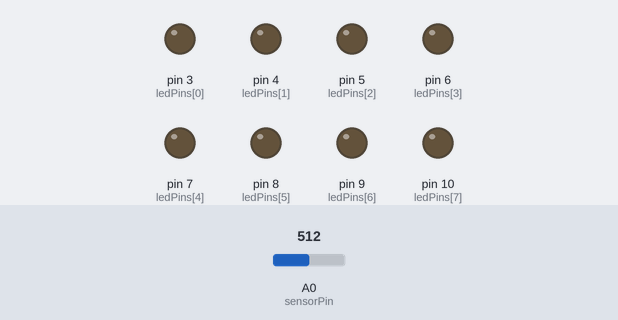
A sketch run on a simulated Arduino Uno, built with avr-gcc and run on an emulated ATmega328P. On the bench: output pins drawn as LEDs (lit = HIGH). The test bench sets the inputs (shaded band); at power-on: A0 (sensorPin) = 512.

Above: at 1.2 s.
1.3 s: A0 (sensorPin) set to 556
At 2.5 s:
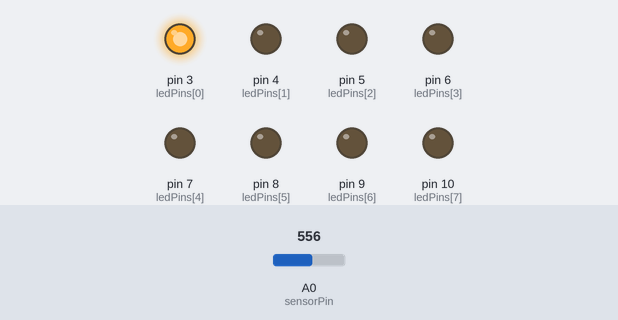
2.8 s: A0 (sensorPin) set to 566
4.3 s: A0 (sensorPin) set to 583
At 4.9 s:
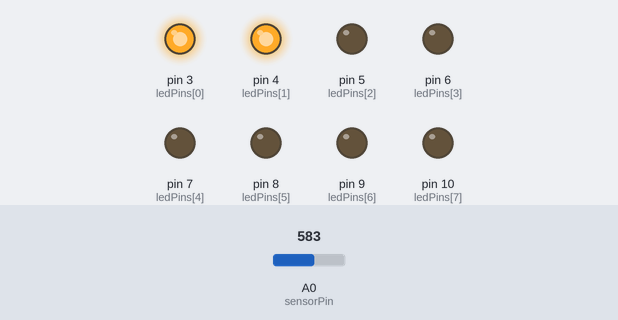
5.8 s: A0 (sensorPin) set to 623
At 6.1 s:
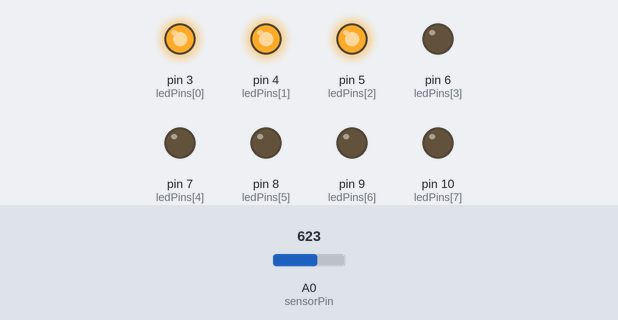
7.3 s: A0 (sensorPin) set to 716
At 8.4 s:
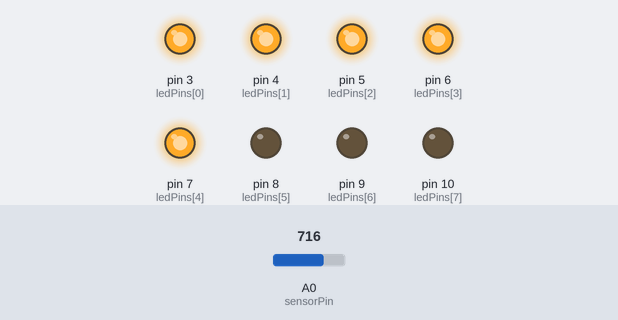
8.8 s: A0 (sensorPin) set to 511
At 9.5 s:
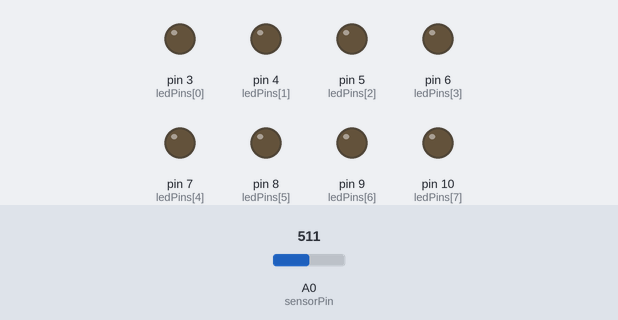
Timing chart, 0 to 11.3 s (numbered marks = the images above; inputs shaded):
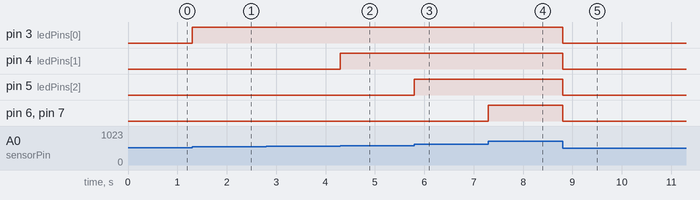

The sketch:

VU_Meter.ino
```cpp
int sensorPin = A0;
int ledPins[] = {3, 4, 5, 6, 7, 8, 9, 10};

void setup() {
  for (int i = 0; i < 8; i++) {
    pinMode(ledPins[i], OUTPUT);
  }
  Serial.begin(9600);
}

void loop() {
  int sensorValue = analogRead(sensorPin);

  int ledCount = map(sensorValue, 500, 800, 0, 8);
  ledCount = constrain(ledCount, 0, 8);

  for (int i = 0; i < 8; i++) {
    if (i < ledCount) {
      digitalWrite(ledPins[i], HIGH);
    } else {
      digitalWrite(ledPins[i], LOW);
    }
  }
}
```

Measured:
- the behaviour switches between 537 and 538 on A0 (sensorPin) (found by bisection; images 0 and 1)
- the behaviour switches between 574 and 575 on A0 (sensorPin) (found by bisection; images 1 and 2)
- the behaviour switches between 612 and 613 on A0 (sensorPin) (found by bisection; images 2 and 3)
- after the input at 1.3 s, pin 3 (ledPins[0]): LOW → HIGH at once
- after the input at 2.8 s, every drawn part: stays the same
- after the input at 4.3 s, pin 4 (ledPins[1]): LOW → HIGH at once
- after the input at 5.8 s, pin 5 (ledPins[2]): LOW → HIGH at once
- after the input at 7.3 s, pin 6 (ledPins[3]), pin 7 (ledPins[4]): LOW → HIGH at once
- after the input at 8.8 s, pin 3 (ledPins[0]), pin 4 (ledPins[1]), pin 5 (ledPins[2]), pin 6 (ledPins[3]), pin 7 (ledPins[4]): HIGH → LOW at once
